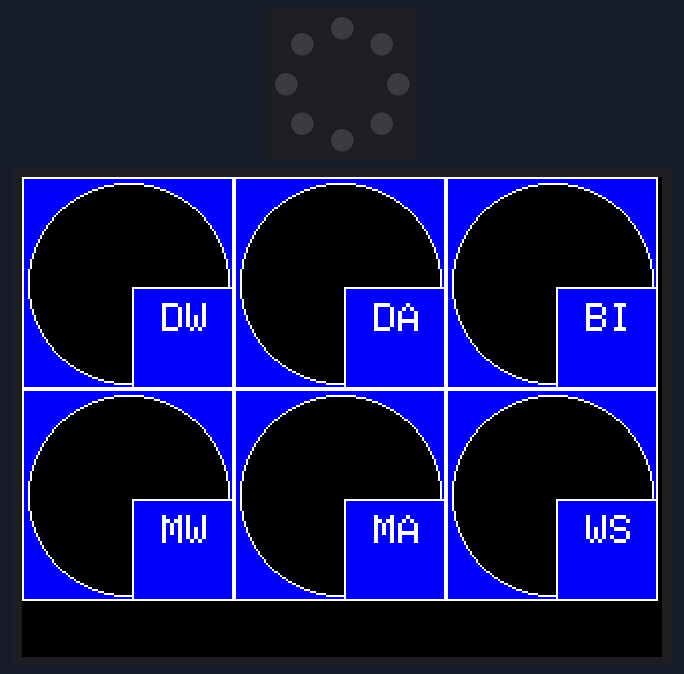
A sketch run on a simulated Arduino Uno, built with avr-gcc and run on an emulated ATmega328P. Shown: 8 RGB LEDs in a ring, first at the top, clockwise, 320×240 colour display. WiFi joins after 1.5 s; servers stay silent unless stated; uploads are accepted with an empty reply; the local clock reads 2024-03-15 10:24:30 at power-on unless the sketch sets it; what the sketch prints to the serial monitor is not drawn.

Above: at 2.19 s.
At 5.04 s:
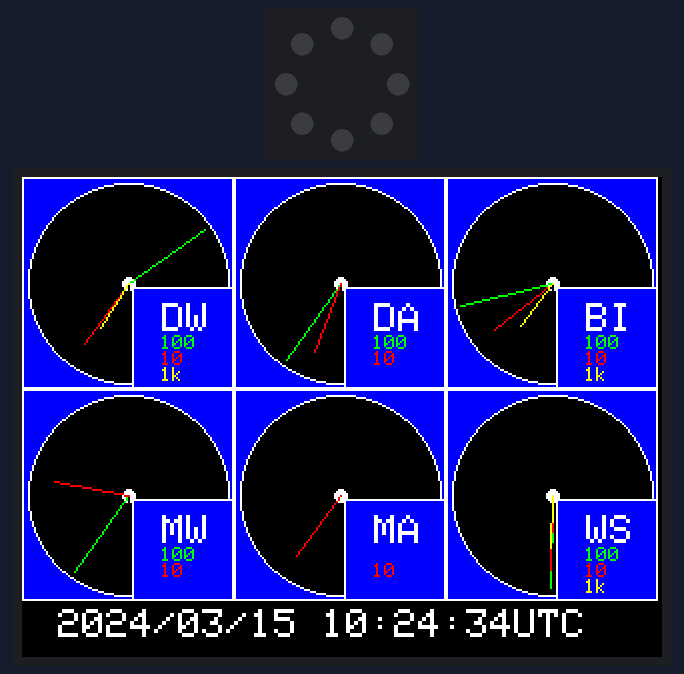
At 8.18 s:
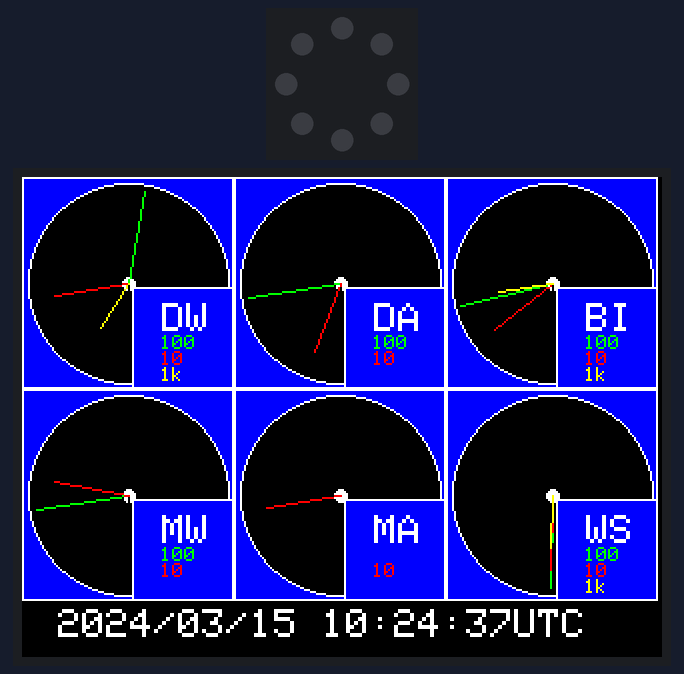
At 13.33 s:
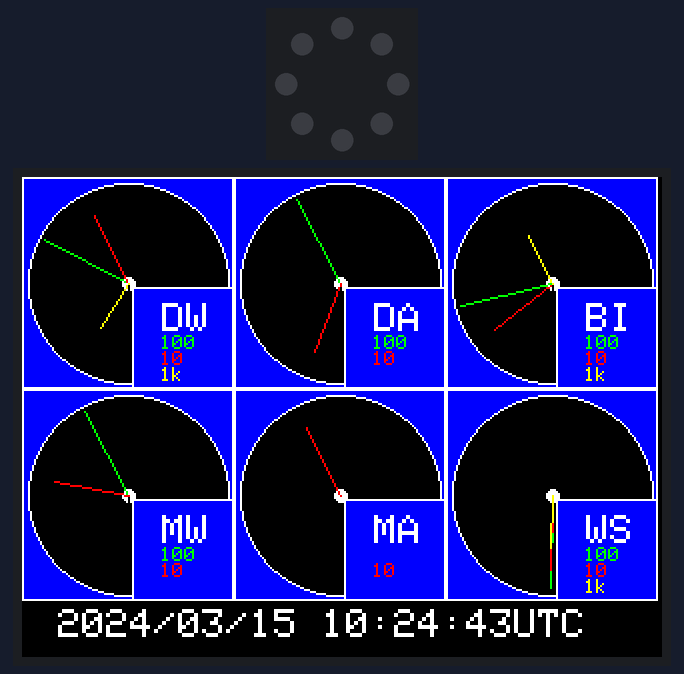
At 24.3 s:
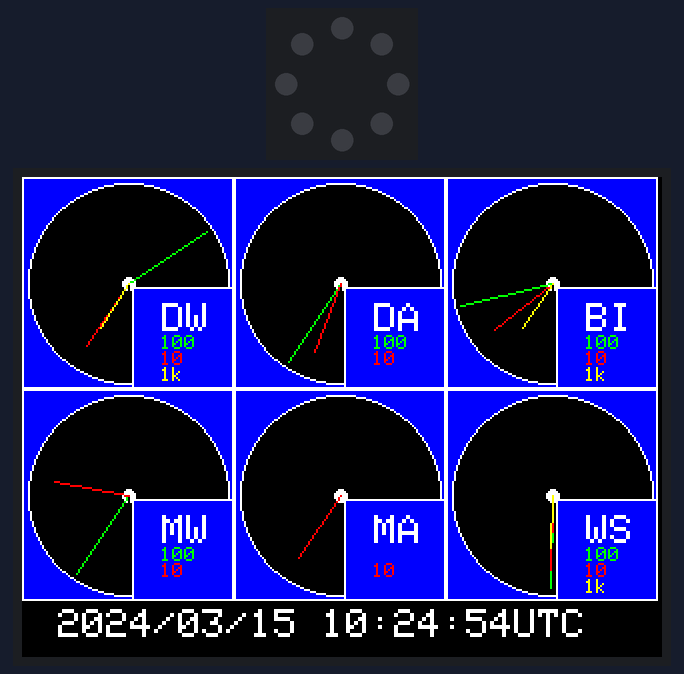
At 39.53 s:
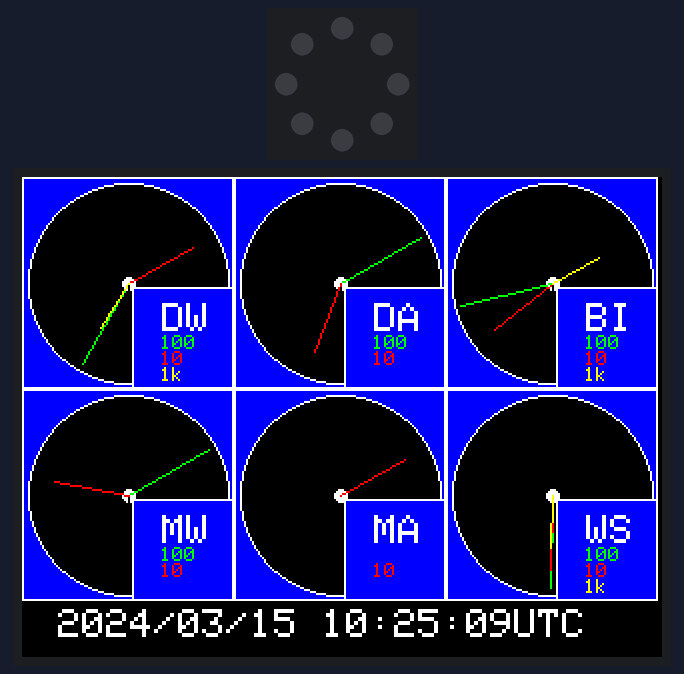

Measured:
- what the display in image 0 shows lasts 0.4 s, from 2.0 s to 2.4 s

The sketch:

NagiosMonitor_IL9340_v1.ino
```cpp
#include <SPI.h>
#include <Ethernet.h>
#include <EthernetUdp.h>

#include "Adafruit_GFX.h"
#include "Adafruit_ILI9340.h"

#include <Wire.h>
#include<RTClib.h>
#include <Adafruit_NeoPixel.h>

#define _sclk 13
#define _miso 12
#define _mosi 11
#define _cs 3
#define _dc 9
#define _rst 8

Adafruit_ILI9340 tft = Adafruit_ILI9340(_cs, _dc, _rst);
#define NEOPIN 4
Adafruit_NeoPixel strip = Adafruit_NeoPixel(8, NEOPIN, NEO_GRB + NEO_KHZ800);


RTC_DS1307 RTC;

byte mac[] = { 0xDE, 0xAD, 0xBE, 0xEF, 0xFE, 0xED };

EthernetUDP udp;
EthernetClient client;

char ledserver[] = "iq-colo.sneaky.net";

// HACK!
// char server[] = "pool.ntp.org";
IPAddress timeServer(209,43,20,114); // time-a.timefreq.bldrdoc.gov NTP server

unsigned int localPort = 8888;      // local port to listen for UDP packets
const int NTP_PACKET_SIZE= 48; // NTP time stamp is in the first 48 bytes of the message
byte packetBuffer[ NTP_PACKET_SIZE]; //buffer to hold incoming and outgoing packets
unsigned long secsSince1900;
unsigned long secsLastSet;
unsigned long secsLastLED;
unsigned long secsDelay = 600;
int counter;
int testing=0;
int oldTesting=360;
unsigned long offset = -14400;

void setup() {
  Serial.begin(9600);
  while(!Serial);

  strip.begin();
  strip.show();

  tft.begin();

  tft.setRotation(3);

  tft.fillScreen(ILI9340_BLACK);

  Wire.begin();
  RTC.begin();

  if ( !RTC.isrunning()) {
    tft.println("RTC is NOT running!");
    RTC.adjust(DateTime(__DATE__, __TIME__));
  }

  if ( Ethernet.begin(mac) == 0 ) {
    tft.println("Failed to configure Ethernet using DHCP.");
    for(;;);
  }

  udp.begin(localPort);

  drawMeterFrame( 0, 0, "DW" );
  drawMeterFrame( 106, 0, "DA" );
  drawMeterFrame( 212, 0, "BI" );

  drawMeterFrame( 0, 106, "MW" );
  drawMeterFrame( 106, 106, "MA" );
  drawMeterFrame( 212, 106, "WS" );

}


void loop() {
    // Unix time starts on Jan 1 1970. In seconds, that's 2208988800:
    const unsigned long seventyYears = 2208988800UL;

  //Every 10 minutes, send a new request to the NTP server
  if ( (secsSince1900-secsLastSet > secsDelay) || secsLastSet == 0 ) {
    sendNTPpacket(timeServer); // send an NTP packet to a time server
  }

  if ( ( !client.connected() && ((secsSince1900-secsLastSet > 10 )) || secsLastSet == 0 ) ) {
    Serial.print("Attempting to connect to the server");
      if (client.connect(ledserver, 58471)) {
        Serial.println("connected");
        // Make a HTTP request:
        client.println("GET /LEDStatus HTTP/1.1");
        client.println("Host: iq-colo.sneaky.net");
        client.println("Connection: close");
        client.println();

        secsLastSet = secsSince1900;

        String received;

        for ( int c = 0 ; c < 8 ; c++ ) {
         strip.setPixelColor( c, 0, 0, 0);
        }

        // If we have anything.. take it in and send it to serial.. for now.
        while(client.connected() || client.available()) {
          if ( client.available() ) {
            char c = client.read();
            //Serial.print(c);
            received += c;

            if ( c == '\n' ) {

             Serial.print("Got new Line:");
             Serial.print(received);

             int equals = received.indexOf('=');

             if ( equals != -1 && received.length() < 5 && received.length() > 0 ) {

               String ledString = received.substring(0,equals);
               int l = ledString.toInt();
               Serial.print("LED:");
               Serial.println( l );

               String valueString = received.substring(equals+1);
               int v = valueString.toInt();
               Serial.print("Value:");
               Serial.println( v );

               if ( v == 0 ) strip.setPixelColor( l, 0, 255, 0 );
               if ( v == 1 ) strip.setPixelColor( l, 255, 255, 0 );
               if ( v == 2 ) strip.setPixelColor( l, 255, 0, 0 );
               if ( v == 3 ) strip.setPixelColor( l, 0, 0, 255 );

             }
             received = "";

            }
          }
        }
        client.stop();

      }
      else {
        // kf you didn't get a connection to the server:
        Serial.println("connection failed");
      }
  }


  if (  udp.parsePacket() ) {
   // We've received a packet, read the data from it
   udp.read(packetBuffer,NTP_PACKET_SIZE);  // read the packet into the buffer

   //the timestamp starts at byte 40 of the received packet and is four bytes,
   // or two words, long. First, esxtract the two words:

   unsigned long highWord = word(packetBuffer[40], packetBuffer[41]);
   unsigned long lowWord = word(packetBuffer[42], packetBuffer[43]);
   // combine the four bytes (two words) into a long integer
   // this is NTP time (seconds since Jan 1 1900):
   unsigned long secsNTP = highWord << 16 | lowWord;
   // Save off the last time we actually set the time.
   secsLastSet = secsNTP - seventyYears;

   counter++;

   // Every valid NTP packet - set the RTC!
   RTC.adjust(DateTime(secsNTP - seventyYears));

  }

  DateTime now = RTC.now();
  // displayTime( now + offset );
  // displayTimeSmall( now );
  secsSince1900 = now.secondstime() + 946684800;
  displayTimeSmall(now);

  // delay(100);

  drawMeter( 0, 0, oldTesting, 270-oldTesting, -1, testing, 270-testing, 30, "10", "100", "1k" );
  drawMeter( 106, 0, -1, oldTesting, 40, 20, testing, 40, "10", "100", "1k" );
  drawMeter( 212, 0, -1, -1, oldTesting, 50, 75, testing, "10", "100", "1k" );

  drawMeter( 0, 106, -1, oldTesting, -1, 100, testing, -1, "10", "100", "1k" );
  drawMeter( 106, 106, oldTesting, -1, -1, testing, -1, -1, "10", "100", "1k" );
  drawMeter( 212, 106, -1, -1, -1, 0, 0, 0, "10", "100", "1k" );


  //strip.setPixelColor( 0, 255, 0, 0 );
  //strip.setPixelColor( 1, 0, 255, 0 );
  //strip.setPixelColor( 2, 0, 0, 255 );
  //strip.setPixelColor( 3, 255, 255, 0);
  //strip.setPixelColor( 4, 255, 255, 255);
  //strip.setPixelColor( 5, 200, 0, 0);
  //strip.setPixelColor( 6, 150, 0, 0);
  //strip.setPixelColor( 7, 100, 0, 0);

  strip.setBrightness(5);
//  if ( testing < 20 ) { strip.setBrightness(255); }

  strip.show();

  oldTesting = testing;
  testing++;
  if ( testing > 270 ) testing = 0;

}


void drawMeterFrame ( int x, int y, char* title ) {

 tft.fillRect(x, y, 106, 106, ILI9340_BLUE );
 tft.drawRect(x, y, 106, 106, ILI9340_WHITE );
 tft.fillCircle( x + 106/2, y + 106/2, 106*.48, ILI9340_BLACK );
 tft.drawCircle( x + 106/2, y + 106/2, 106*.48, ILI9340_WHITE );
 tft.fillRect(x+106/2+2, y+106/2+2, 106/2-2, 106/2-2, ILI9340_BLUE );
 tft.drawRect(x+106/2+2, y+106/2+2, 106/2-2, 106/2-2, ILI9340_WHITE );

 tft.setCursor( x+106/2+17, y+106/2+10);
 tft.setTextColor(ILI9340_WHITE);
 tft.setTextSize(2);
 tft.print( title );


}

void drawMeter( int x, int y, int oldRed, int oldGreen, int oldYellow, int red, int green, int yellow, char* scaleRed, char* scaleGreen, char* scaleYellow ) {

 float alfa1;

 // x is the horizontal upper left corner
 // y is the verticle upper left corner

 tft.fillCircle( x + 106/2, y + 106/2, 3, ILI9340_WHITE );

  if ( oldGreen != green ) {
    drawMeterLine( x, y, oldGreen, .44, ILI9340_BLACK );
    drawMeterLine( x, y, green, .44, ILI9340_GREEN );
    tft.setCursor( x+106/2+16, y+106/2+26);
    tft.setTextColor(ILI9340_GREEN, ILI9340_BLUE );
    tft.setTextSize(1);
    tft.print( scaleGreen );
    tft.print( "   " );
  }
  if ( oldRed != red ) {
    drawMeterLine( x, y, oldRed, .35, ILI9340_BLACK );
    drawMeterLine( x, y, red, .35, ILI9340_RED );
    tft.setCursor( x+106/2+16, y+106/2+26+8);
    tft.setTextColor(ILI9340_RED, ILI9340_BLUE );
    tft.setTextSize(1);
    tft.print( scaleRed );
    tft.print( "   " );
  }
  if ( oldYellow != yellow ) {
    drawMeterLine( x, y, oldYellow, .25, ILI9340_BLACK );
    drawMeterLine( x, y, yellow, .25, ILI9340_YELLOW );
    tft.setCursor( x+106/2+16, y+106/2+26+8+8);
    tft.setTextColor(ILI9340_YELLOW, ILI9340_BLUE );
    tft.setTextSize(1);
    tft.print( scaleYellow );
    tft.print( "   " );
  }

}

void drawMeterLine( int x, int y, int number, float length, uint16_t color ) {
  float alfa1;

  if ( number > 270 ) number = 270;
  if ( number < 0 ) number = 0;

  alfa1 = 2*3.14*(360-number)/360; // convert ungle from degree in radian
  tft.drawLine(x + 106/2,y + 106/2, x+(106/2)+(106*length)*sin(alfa1), y+(106/2)+(106*length)*cos(alfa1), color);
}


void displayTime(DateTime rightNow) {

  tft.setTextSize(1);

  tft.setCursor(0,6*8);
  tft.setTextSize(5);

  tft.print(rightNow.year(), DEC);
  tft.print('/');
  if ( rightNow.month() < 10 ) tft.print("0");
  tft.print(rightNow.month(), DEC);
  tft.print('/');
  if ( rightNow.day() < 10 ) tft.print("0");
  tft.print(rightNow.day(), DEC);
  tft.print(' ');

  tft.setCursor(6*5,12*8);

  if ( rightNow.hour() < 10 ) tft.print("0");
  tft.print(rightNow.hour(), DEC);
  tft.print(':');
  if ( rightNow.minute() < 10 ) tft.print("0");
  tft.print(rightNow.minute(), DEC);
  tft.print(':');
  if ( rightNow.second() < 10 ) tft.print("0");
  tft.print(rightNow.second(), DEC);

}

void displayTimeSmall(DateTime rightNow) {

  tft.setTextSize(1);

  tft.setCursor(3*6*1,27*8);
  tft.setTextSize(2);
  tft.setTextColor( ILI9340_WHITE, ILI9340_BLACK );

  tft.print(rightNow.year(), DEC);
  tft.print('/');
  if ( rightNow.month() < 10 ) tft.print("0");
  tft.print(rightNow.month(), DEC);
  tft.print('/');
  if ( rightNow.day() < 10 ) tft.print("0");
  tft.print(rightNow.day(), DEC);
  tft.print(' ');

  if ( rightNow.hour() < 10 ) tft.print("0");
  tft.print(rightNow.hour(), DEC);
  tft.print(':');
  if ( rightNow.minute() < 10 ) tft.print("0");
  tft.print(rightNow.minute(), DEC);
  tft.print(':');
  if ( rightNow.second() < 10 ) tft.print("0");
  tft.print(rightNow.second(), DEC);

  tft.print("UTC");

}


// send an NTP request to the time server at the given address
unsigned long sendNTPpacket(IPAddress& address)
{
  // set all bytes in the buffer to 0
  memset(packetBuffer, 0, NTP_PACKET_SIZE);
  // Initialize values needed to form NTP request
  // (see URL above for details on the packets)
  packetBuffer[0] = 0b11100011;   // LI, Version, Mode
  packetBuffer[1] = 0;     // Stratum, or type of clock
  packetBuffer[2] = 6;     // Polling Interval
  packetBuffer[3] = 0xEC;  // Peer Clock Precision
  // 8 bytes of zero for Root Delay & Root Dispersion
  packetBuffer[12]  = 49;
  packetBuffer[13]  = 0x4E;
  packetBuffer[14]  = 49;
  packetBuffer[15]  = 52;

  // all NTP fields have been given values, now
  // you can send a packet requesting a timestamp:
  udp.beginPacket(address, 123); //NTP requests are to port 123
  udp.write(packetBuffer,NTP_PACKET_SIZE);
  udp.endPacket();
}
```
